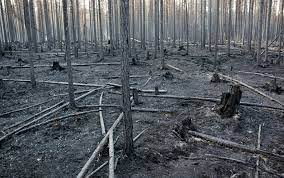
#> input picture 4 - Amostragem e Quantização/incendio.jpg, 284 x 178 px
$ python 'histograma equalizado.py'
#> lines starting #> are read from the running program, lines starting #| are printed output that depends on the picture
# para fazer a plotagem do histograma
from matplotlib import pyplot as plt

# para as função de manipulação de imagens
import cv2

# faz a leitura da imagem
img = cv2.imread('incendio.jpg')
#> img is the input picture: shape (178, 284, 3); mean B, G, R 97.5, 91.6, 86.9

# converte a imagem em nível de cinza
cinza = cv2.cvtColor(img, cv2.COLOR_BGR2GRAY)

# realza a equalização da imagem
cinza_eq = cv2.equalizeHist(img[:,:,2])
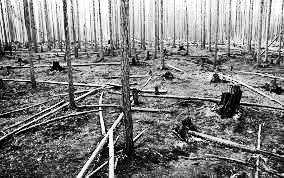
#> cinza_eq: shape (178, 284); min 0, max 255, mean 127.5

# mostra as imagens em nível de cinza e equalizada
cv2.imshow('Imagem Original',cinza)
cv2.imshow('Imagem Equalizada',cinza_eq)

# plotar o histograma da imagem equalizda
plt.figure()
plt.title("Histograma Equalizado")
plt.xlabel("Intensidade")
plt.ylabel("Qtde de Pixels")
plt.hist(cinza_eq.ravel(), 256, [0,255])
plt.xlim([0, 256])
plt.show()
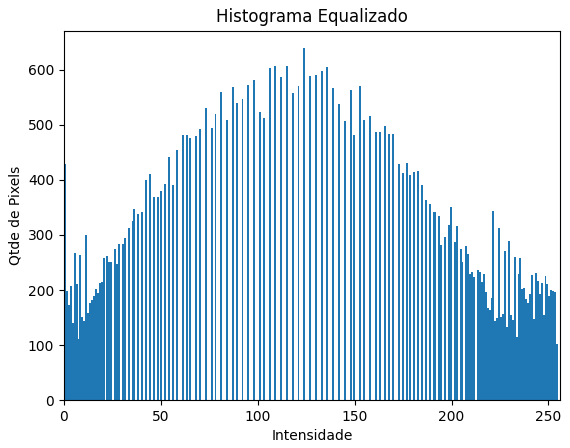
#> figure drawn by matplotlib, 1 panel; tallest bar 639 high, from x = 123.5 to 124.5

# plotar o histograma da imagem em cinza
plt.figure() # cria uma janela
plt.title("Histograma Original")  # título do gráfico
plt.xlabel("Intensidade")   # título do eixo x
plt.ylabel("Qtde de Pixels") # título do eixo y
plt.hist(cinza.ravel(), 256, [0,256])
plt.xlim([0, 256])
plt.show()
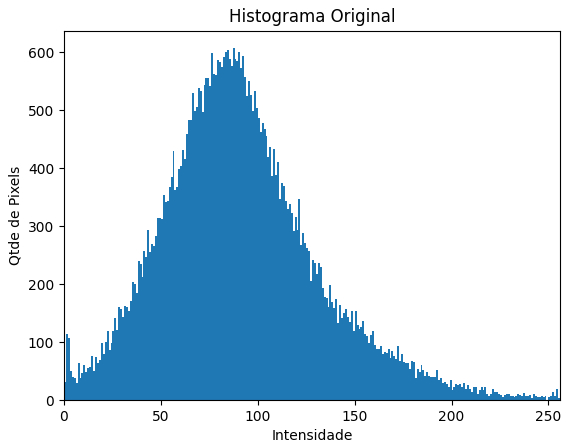
#> figure drawn by matplotlib, 1 panel; tallest bar 607 high, from x = 87 to 88

$ run again, with 4 - Amostragem e Quantização/imagem nevoeiro.jpg copied over 4 - Amostragem e Quantização/incendio.jpg
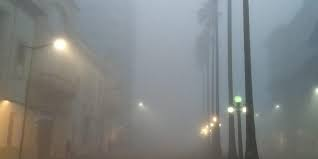
#> input picture 4 - Amostragem e Quantização/imagem nevoeiro.jpg, 318 x 159 px
#> img is the input picture: shape (159, 318, 3); mean B, G, R 130.8, 131.7, 128.4
#> `cinza_eq = cv2.equalizeHist(img[:,:,2])`:
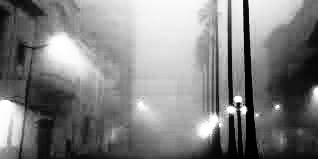
#> cinza_eq: shape (159, 318); min 0, max 255, mean 129.2
#> `plt.show()`:
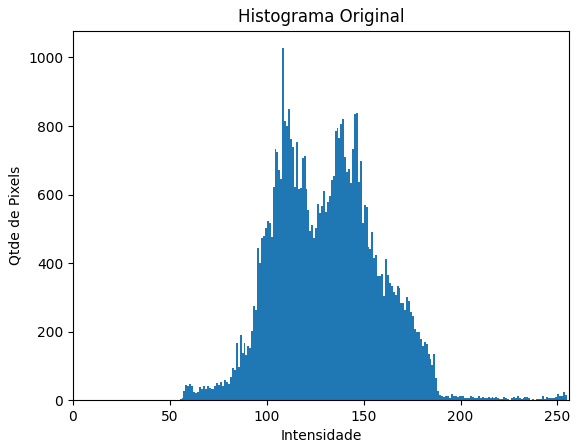
#> figure drawn by matplotlib, 1 panel; tallest bar 1027 high, from x = 108 to 109
